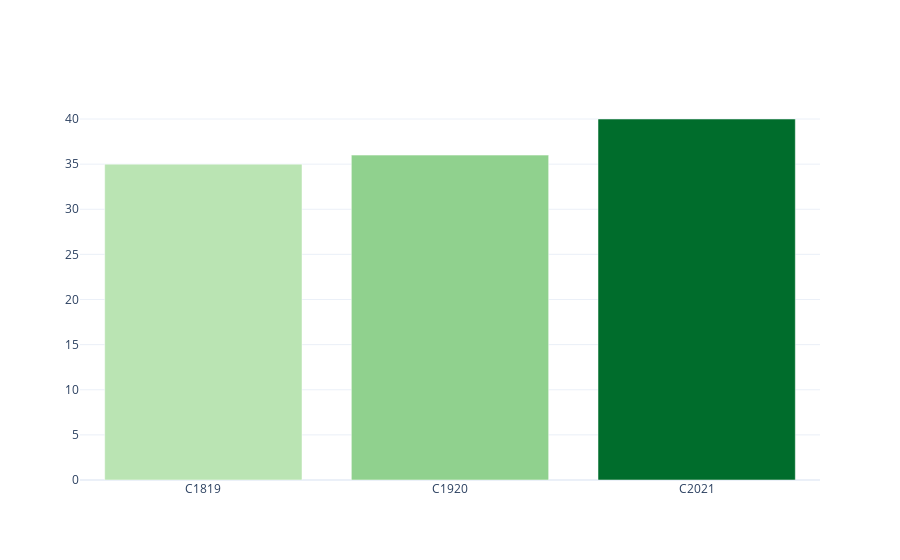

Notebook cell for this chart:
### Markdown cell above
## Evolución del número de grupos totales

### Code cell
series = []
for year in years:
    series.append(df.query(f'curso == "{year}" & evaluación == "{labels[-1][1]}"')['etapa'].count())

myplotly.bar_simple(years, series, is_percentage=False)

### Figure 1 — Plotly figure (JSON) as saved in the notebook; plotly's stock layout.template omitted (floating-point values rounded to 4 significant figures)
{"data": [{"marker": {"color": [35, 36, 40], "colorscale": [[0, "rgb(186,228,179)"], [0.3333, "rgb(116,196,118)"], [0.6667, "rgb(49,163,84)"], [1, "rgb(0,109,44)"]]}, "type": "bar", "x": ["C1819", "C1920", "C2021"], "y": [35, 36, 40]}], "layout": {"title": {"text": ""}}}
